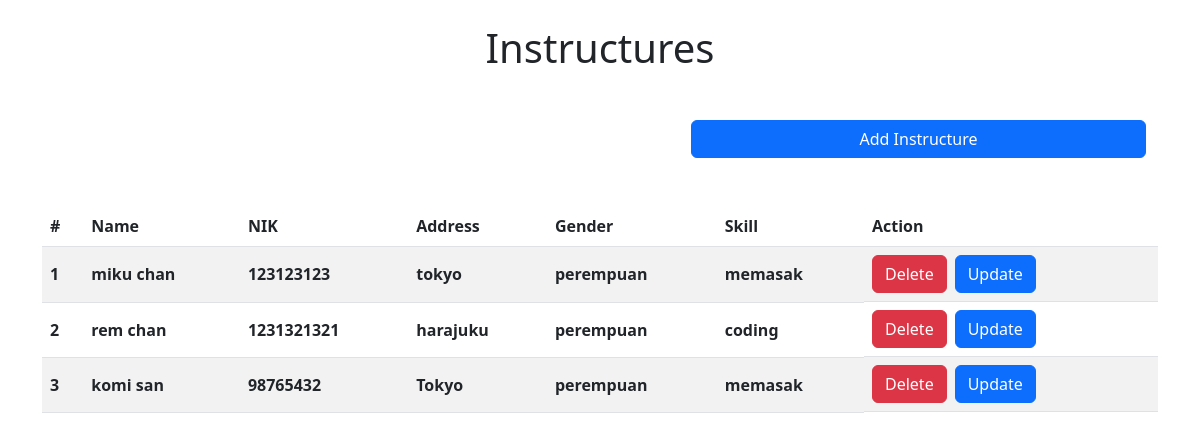
Page /4703/03-11-22/dashboard/instructures/index.php on the committed database.
### tables this page shows
CREATE TABLE `instructures` (
  `id` int(11) NOT NULL,
  `nik` int(16) NOT NULL,
  `name` varchar(50) NOT NULL,
  `address` varchar(50) NOT NULL,
  `gender` varchar(50) NOT NULL,
  `skill` varchar(50) NOT NULL
);

### 4703/03-11-22/db/instructures/get_all.php (called while the page is built, shortened)
<?php
    function get_all()
    {
        $conn = connect();
        $query = 'select * from instructures';
        $query = mysqli_query($conn, $query);
        try {
            return $query;
        } catch (\Throwable $th) {
            return die('Failed to get instructures');
        }
    }

### 4703/03-11-22/dashboard/instructures/index.php (the view, shortened to what this page needs)
<?php
    include $_SERVER['DOCUMENT_ROOT'].'/4703/03-11-22/db/instructures/get_all.php';
    $instance_query = get_all();
?>
<!DOCTYPE html>
<html lang="en">
<head>
    <link href="https://cdn.jsdelivr.net/npm/bootstrap@5.2.2/dist/css/bootstrap.min.css" rel="stylesheet">
</head>
<body>
    <div class="container-xl mx-auto row justify-content-center">
        <h1 class="text-center my-4 mb-5">Instructures</h1>
        <div class="row justify-content-end mb-5">
            <div class="col-5 p-0">
                <a href="./add.php" class="btn btn-primary d-block">Add Instructure</a>
            </div>
        </div>
        <table class="table align-middle table-striped">
            <thead>
                <tr>
                    <th scope="col">#</th>
                    <th scope="col">Name</th>
                    <th scope="col">NIK</th>
                    <th scope="col">Address</th>
                    <th scope="col">Gender</th>
                    <th scope="col">Skill</th>
                    <th scope="col">Action</th>
                </tr>
            </thead>
            <tbody>
                <?php
                    $i = 1;
                    while($instructure = mysqli_fetch_assoc($instance_query)){
                        echo "<tr>";
                            echo '<th scope="row">'.$i.'</th>';
                            echo '<th scope="row">'.$instructure['name'].'</th>';
                            echo '<th scope="row">'.$instructure['nik'].'</th>';
                            echo '<th scope="row">'.$instructure['address'].'</th>';
                            echo '<th scope="row">'.$instructure['gender'].'</th>';
                            echo '<th scope="row">'.$instructure['skill'].'</th>';
                            echo
                                '<th scope="row" class="d-flex">
                                    <form action="./controllers/delete.php" method="post" class="me-2"><input name="id" type="hidden" value="'.$instructure['id'].'"/><button type="submit" class="btn btn-danger">Delete</button></form>
                                    <form action="./update.php" method="get" class="me-2"><input name="id" type="hidden" value="'.$instructure['id'].'"/><button type="submit" class="btn btn-primary">Update</button></form>
                                </th>';
                        echo '</tr>';
                        $i += 1;
                    }
                ?>
            </tbody>
        </table>
    </div>
</body>
</html>

### rows in the picture
instructures: name "miku chan", nik "123123123", address "tokyo", gender "perempuan", skill "memasak"
instructures: name "rem chan", nik "1231321321", address "harajuku", gender "perempuan", skill "coding"
instructures: name "komi san", nik "98765432", address "Tokyo", gender "perempuan", skill "memasak"
